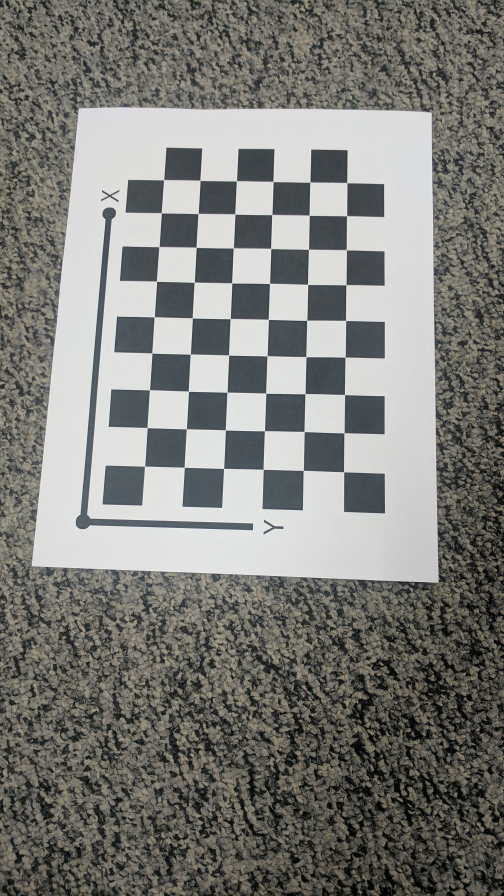
#> input picture Calibration_Imgs/IMG_20170209_042606.jpg, 1512 x 2688 px (shown at 1/3 size); its folder holds 4 pictures in this run
$ python Wrapper.py
#> lines starting #> are read from the running program, lines starting #| are printed output that depends on the picture
import os
import cv2
import numpy as np
import scipy

# [14 lines left out: function Homography_function, not called in this run]

def checkerboard_homography(images, M_pt, Output_folder_checkerboard):

    Homography_list = []
    Corners_list = []
    images_copy = np.copy(images)

    for idx, image in enumerate(images_copy):
        image_gray = cv2.cvtColor(image, cv2.COLOR_BGR2GRAY)
        ret, corners = cv2.findChessboardCorners(image_gray, (9, 6))

        if ret:
            corners = corners.reshape(-1, 2)
            # Homography = Homography_function(M_pt, corners)
            Homography, _ = cv2.findHomography(M_pt, corners, cv2.RANSAC, 5.0)
            Corners_list.append(corners)
            Homography_list.append(Homography)

            cv2.drawChessboardCorners(image, (9, 6), corners, ret)

            Output_folder_checkerboard_path = os.path.join(Output_folder_checkerboard, f"Checkerboard_{idx+1}.jpg")
            cv2.imwrite(Output_folder_checkerboard_path, image)

    return Homography_list, Corners_list

def v(i, j, H):

    v_ij = np.array([
        H[0][i] * H[0][j],
        H[0][i] * H[1][j] + H[1][i] * H[0][j],
        H[1][i] * H[1][j],
        H[2][i] * H[0][j] + H[0][i] * H[2][j],
        H[2][i] * H[1][j] + H[1][i] * H[2][j],
        H[2,][i] * H[2][j]
    ])

    return v_ij

def Intrinsic_Matrix(Homography):

    V = []

    for h in Homography:
        V.append(v(0, 1, h))
        V.append(v(0, 0, h) - v(1, 1, h))

    V = np.array(V)
    _, _, vt = np.linalg.svd(V)

    b = vt[-1][:]
    B11, B12, B22, B13, B23, B33 = b

    v0 = (B12 * B13 - B11 * B23) / (B11 * B22 - B12**2)
    lamda_ = B33 - ((B13**2) + v0 * (B12 * B13 - B11 * B23)) / B11
    alpha = np.sqrt(lamda_ / B11)
    beta = np.sqrt(lamda_ * B11 / (B11 * B22 - (B12**2)))
    gamma = -(B12 * (alpha**2) * beta / lamda_)
    u0 = (gamma * v0 / beta) - (B13 * (alpha**2) / lamda_)
    A = np.array([[alpha, gamma, u0],
                  [0    , beta , v0],
                  [0    , 0    , 1 ]])

    return A

def Rotation_Matrix(Intrinsic_A, Homography):

    R = []

    A_inv = np.linalg.inv(Intrinsic_A)

    for h in Homography:
        h1 = h[:, 0]
        h2 = h[:, 1]
        h3 = h[:, 2]

        lamda_ = 1/scipy.linalg.norm((A_inv @ h1), 2)
        r1 = lamda_ * (A_inv @ h1)
        r2 = lamda_ * (A_inv @ h2)
        # r3 = np.cross(r1, r2)
        t = lamda_ * (A_inv @ h3)
        R_plus_t = np.vstack((r1, r2, t)).T

        R.append(R_plus_t)

    return R

def loss(Intrinsic_A, Corners, M_pt, Rotation_R):

    alpha, gamma, beta, u0, v0, k1, k2 = Intrinsic_A

    intrinsic_matrix = np.array([[alpha, gamma, u0],
                                 [0    , beta , v0],
                                 [k1   , k2   , 1 ]])

    num_corners = len(Corners)
    final_errors = np.zeros(num_corners)

    for i in range(num_corners):
        corner = Corners[i]
        rotation_matrix = Rotation_R[i]

        homography = intrinsic_matrix @ rotation_matrix

        total_error = 0
        for j in range(len(M_pt)):
            world_pt = np.array([M_pt[j][0], M_pt[j][1], 1])

            Projected_Normalized_Img_Coordinates = rotation_matrix @ world_pt
            x, y = Projected_Normalized_Img_Coordinates[0] / Projected_Normalized_Img_Coordinates[2], Projected_Normalized_Img_Coordinates[1] / Projected_Normalized_Img_Coordinates[2]

            Projected_Pixel_Img_Coordinates = homography @ world_pt
            u, v = Projected_Pixel_Img_Coordinates[0] / Projected_Pixel_Img_Coordinates[2], Projected_Pixel_Img_Coordinates[1] / Projected_Pixel_Img_Coordinates[2]

            mij = np.array([corner[j][0], corner[j][1], 1], dtype=np.float32)

            u_cap = u + (u - u0) * (k1 * ((x**2) + (y**2)) + k2 * (((x**2) + (y**2))**2))
            v_cap = v + (v - v0) * (k1 * ((x**2) + (y**2)) + k2 * (((x**2) + (y**2))**2))
            mij_cap = np.array([u_cap, v_cap, 1], dtype=np.float32)

            error = scipy.linalg.norm((mij - mij_cap), 2)
            total_error += error

        final_errors[i] = total_error / len(M_pt)

    return final_errors

def Optimize(Intrinsic_A, Corners, M_pt, Rotation_R):

    alpha = Intrinsic_A[0, 0]
    gamma = Intrinsic_A[0, 1]
    u0 = Intrinsic_A[0, 2]
    beta = Intrinsic_A[1, 1]
    v0 = Intrinsic_A[1, 2]
    k1 = Intrinsic_A[2, 0]
    k2 = Intrinsic_A[2, 1]

    optimized = scipy.optimize.least_squares(fun=loss, x0 = [alpha, gamma, beta, u0, v0, k1, k2], method = 'lm', args=(Corners, M_pt, Rotation_R))

    [alpha_optimized, gamma_optimized, beta_optimized, u0_optimized, v0_optimized, k1_optimized, k2_optimized] = optimized.x

    A_optimized = np.array([[alpha_optimized, gamma_optimized, u0_optimized],
                            [0              , beta_optimized , v0_optimized],
                            [0              , 0              , 1           ]])

    return A_optimized, k1_optimized, k2_optimized

# [46 lines left out: function error, not called in this run]

def main():
    folder_path = "Calibration_Imgs"
    output_folder = "Results"
    output_folder_checkerboard = os.path.join(output_folder, "Checkerboard")
    output_folder_final = os.path.join(output_folder, "Final")

    os.makedirs(output_folder, exist_ok=True)
    os.makedirs(output_folder_checkerboard, exist_ok=True)
    os.makedirs(output_folder_final, exist_ok=True)

    image_files = [f for f in os.listdir(folder_path) if f.lower().endswith(('.png', '.jpg', '.jpeg'))]
    images = [cv2.imread(os.path.join(folder_path, f)) for f in image_files]
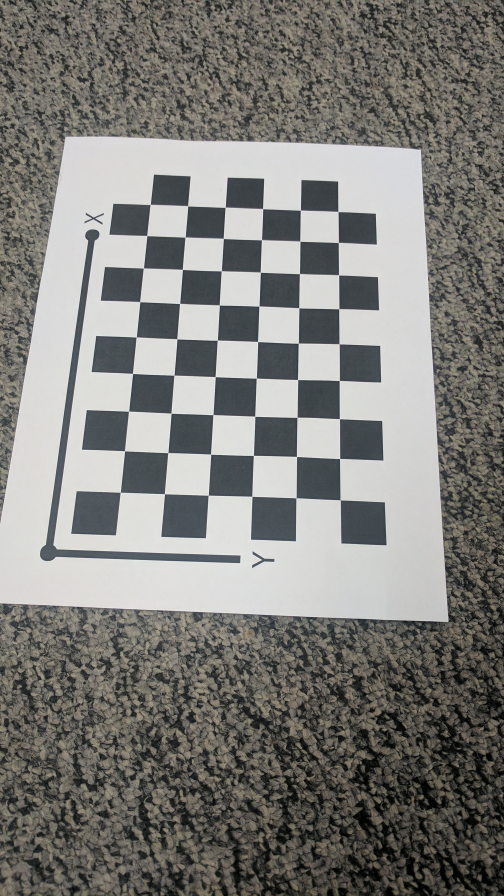
#> input picture Calibration_Imgs/IMG_20170209_042608.jpg, 1512 x 2688 px (shown at 1/3 size)
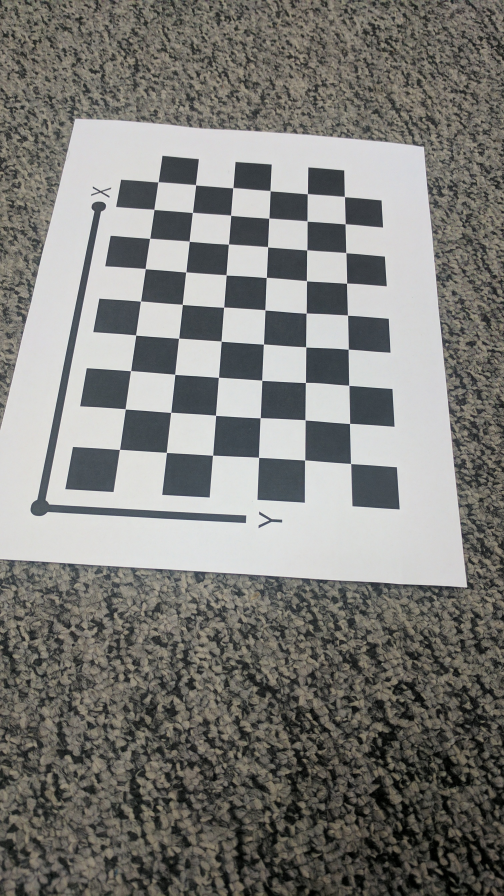
#> input picture Calibration_Imgs/IMG_20170209_042610.jpg, 1512 x 2688 px (shown at 1/3 size)
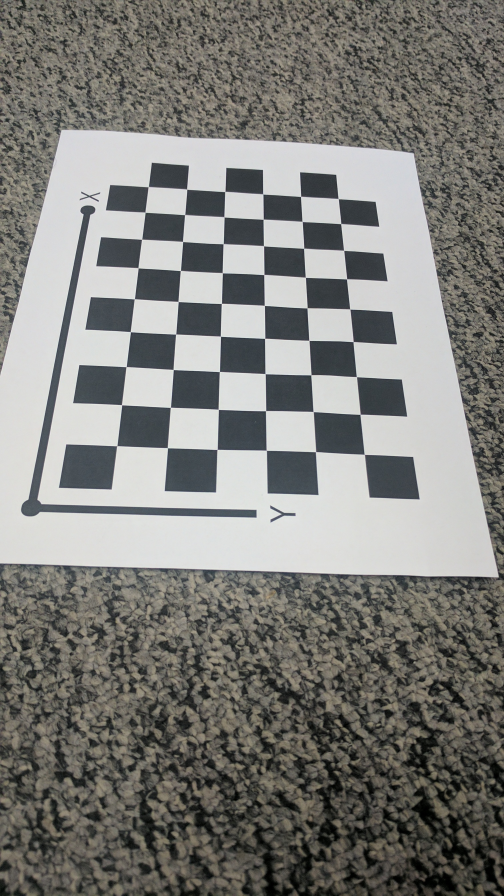
#> input picture Calibration_Imgs/IMG_20170209_042612.jpg, 1512 x 2688 px (shown at 1/3 size)

    size = 21.5

    M_x, M_y = np.meshgrid(range(9), range(6))
    M_pt = np.hstack((M_x.reshape(-1, 1), M_y.reshape(-1, 1))).astype(np.float32) * size

    Homography, Corners = checkerboard_homography(images, M_pt, output_folder_checkerboard)
#> the loop in checkerboard_homography, `for idx, image in enumerate(images_copy):` made 4 passes
#> pass 1, in checkerboard_homography, `cv2.imwrite(Output_folder_checkerboard_path, image)`:
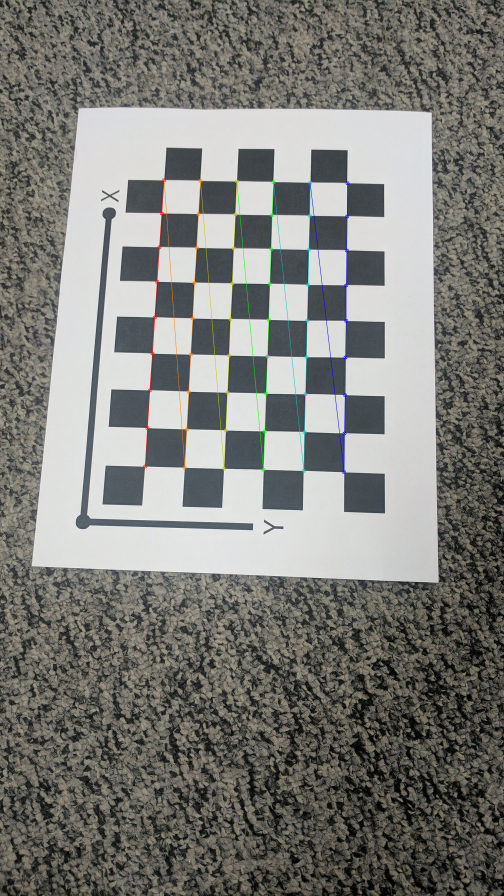
#> saved as Checkerboard_1.jpg: shape (2688, 1512, 3) (shown at 1/3 size); mean B, G, R 120.9, 125.1, 125.1
#> pass 2, in checkerboard_homography, `cv2.imwrite(Output_folder_checkerboard_path, image)`:
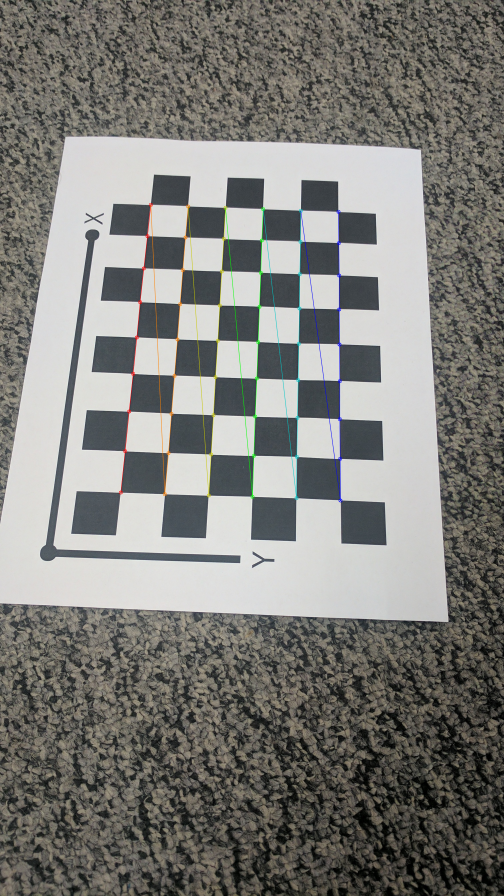
#> saved as Checkerboard_2.jpg: shape (2688, 1512, 3) (shown at 1/3 size); mean B, G, R 121.4, 125.6, 126.1
#> after the loop in checkerboard_homography, `for idx, image in enumerate(images_copy):`: Corners_list = 4 point arrays, longest 54 points; Homography_list = 4 items
#> Homography = 4 items; Corners = 4 point arrays, longest 54 points

    Intrinsic_A = Intrinsic_Matrix(Homography)
#> the loop in Intrinsic_Matrix, `for h in Homography:` made 4 passes
#> after the loop in Intrinsic_Matrix, `for h in Homography:`: V = 8 items
#> in Intrinsic_Matrix, `V = np.array(V)`: V = [[3.17, -25.75, -0.098, 0.0027, 0.000464, -4.84e-08], [-29.46, -5.72, 22.28, 0.00163, -0.00476, 2.45e-07], [5.87, -26.85, -0.965, 0.00599, 0.000195, 4.03e-09], [-36.66, -11.13, 19.43, 0.00182, -0.00863, 9.55e-07], [8.85, -24.93, -2.22, 0.00943, 0.000294, 1.82e-07], [-41.69, -17.98, 14.86, 0.00205, -0.0111, 1.95e-06], [9.59, -24.4, -1.93, 0.013, 0.000178, 4.01e-07], [-49.44, -17.27, 12.03, 0.00151, -0.0127, 3.09e-06]]
#> in Intrinsic_Matrix, `_, _, vt = np.linalg.svd(V)`: vt = [[-0.876, -0.319, 0.361, 3.94e-05, -0.000211, 3.71e-08], [-0.306, 0.947, 0.096, -0.000288, -1.62e-05, -5.75e-09], [0.373, 0.0263, 0.928, 0.000182, 0.000246, -1.23e-07], [-7.06e-05, 0.000287, -0.000127, 0.985, -0.174, 7.8e-05], [-0.000298, -8.8e-06, -0.000175, 0.174, 0.985, 0.000209], [-1.44e-07, -3.63e-11, -1.48e-07, 0.000113, 0.000192, -1]]
#> in Intrinsic_Matrix, `b = vt[-1][:]`: b = [-1.44e-07, -3.63e-11, -1.48e-07, 0.000113, 0.000192, -1]
#> in Intrinsic_Matrix, `B11, B12, B22, B13, B23, B33 = b`: B11 = -1.44e-07; B12 = -3.63e-11; B22 = -1.48e-07; B13 = 0.000113; B23 = 0.000192; B33 = -1
#> in Intrinsic_Matrix, `v0 = (B12 * B13 - B11 * B23) / (B11 * B22 - B12**2)`: v0 = 1299.4
#> in Intrinsic_Matrix, `lamda_ = B33 - ((B13**2) + v0 * (B12 * B13 - B11 * B23)) / B11`: lamda_ = -0.662
#> in Intrinsic_Matrix, `alpha = np.sqrt(lamda_ / B11)`: alpha = 2142.1
#> in Intrinsic_Matrix, `beta = np.sqrt(lamda_ * B11 / (B11 * B22 - (B12**2)))`: beta = 2118.3
#> in Intrinsic_Matrix, `gamma = -(B12 * (alpha**2) * beta / lamda_)`: gamma = -0.533
#> in Intrinsic_Matrix, `u0 = (gamma * v0 / beta) - (B13 * (alpha**2) / lamda_)`: u0 = 783.4
#> in Intrinsic_Matrix, `A = np.array([[alpha, gamma, u0], [0    , beta , v0], [0    , 0    , 1..`: A = [[2142.1, -0.533, 783.4], [0, 2118.3, 1299.4], [0, 0, 1]]
#> Intrinsic_A has the same summary as A in Intrinsic_Matrix

    Rotation_R = Rotation_Matrix(Intrinsic_A, Homography)
#> in Rotation_Matrix, `A_inv = np.linalg.inv(Intrinsic_A)`: A_inv = [[0.000467, 1.17e-07, -0.366], [0, 0.000472, -0.613], [0, 0, 1]]
#> the loop in Rotation_Matrix, `for h in Homography:` made 4 passes
#> (h1, h2, h3, lamda_, r1, r2, t) on passes 1 to 4: ([0.581, -4.72, 0.000504], [5.46, 0.0208, -9.6e-05], [434.2, 1399.3, 1], 386.3, [0.0334, -0.98, 0.195], [0.998, 0.0265, -0.0371], [-62.98, 18.21, 386.3]), ([0.958, -4.41, 0.000977], [6.13, 0.219, 4.13e-06], [362, 1477.1, 1], 350, [0.0312, -0.939, 0.342], [1, 0.0352, 0.00144], [-68.86, 29.35, 350]), ([1.34, -3.9, 0.0014], [6.59, 0.57, 0.00013], [358.1, 1349.2, 1], 328.4, [0.0371, -0.887, 0.461], [0.996, 0.0623, 0.0427], [-65.21, 7.72, 328.4]), ([1.34, -3.51, 0.00177], [7.16, 0.549, 0.000226], [350, 1337, 1], 306.1, [-0.00709, -0.84, 0.542], [0.997, 0.0368, 0.0693], [-61.93, 5.43, 306.1])
#> after the loop in Rotation_Matrix, `for h in Homography:`: R = 4 items
#> Rotation_R = 4 items

    A_optimized, k1_optimized, k2_optimized = Optimize(Intrinsic_A, Corners, M_pt, Rotation_R)
#> in Optimize, `alpha = Intrinsic_A[0, 0]`: alpha = 2142.1
#> in Optimize, `gamma = Intrinsic_A[0, 1]`: gamma = -0.533
#> in Optimize, `u0 = Intrinsic_A[0, 2]`: u0 = 783.4
#> in Optimize, `beta = Intrinsic_A[1, 1]`: beta = 2118.3
#> in Optimize, `v0 = Intrinsic_A[1, 2]`: v0 = 1299.4
#> in Optimize, `k1 = Intrinsic_A[2, 0]`: k1 = 0

    print(f"k1 Optimized: ", k1_optimized)
    print(f"k2 Optimized: ", k2_optimized)

    Rotation_R_optimized = Rotation_Matrix(A_optimized, Homography)

    Distortion = np.array([0, 0]).reshape(2, 1)
    reprojected_error_avg, reprojected_error_list, reprojected_pts = error(Intrinsic_A, Distortion, Rotation_R, Corners, M_pt)
    print("Error before Optimization: ")
    print(reprojected_error_list)
    print(f"Average Error before optimization : ", reprojected_error_avg)

    Distortion = np.array([k1_optimized, k2_optimized]).reshape(2, 1)
    reprojected_error_avg, reprojected_error_list, reprojected_pts = error(A_optimized, Distortion, Rotation_R_optimized, Corners, M_pt)
    print("Error after Optimization: ")
    print(reprojected_error_list)
    print(f"Average Error after optimization : ", reprojected_error_avg)

    A_matrix = np.array(A_optimized, np.float32).reshape(3,3)
    print("Intrinsic Matrix A Optimized: ")
    print(A_matrix)

    distortion = np.array([Distortion[0][0],Distortion[1][0], 0, 0], np.float32)
    print(f"Distortion: ", distortion)


    for idx, image_points in enumerate(reprojected_pts):
        image = cv2.undistort(images[idx], A_matrix, distortion)
        for point in image_points:
            image = cv2.circle(image, (point[0], point[1]), 5, (0, 0, 255), 10)

        Output_folder_final_path = os.path.join(output_folder_final, f"Final_{idx+1}.jpg")
        cv2.imwrite(Output_folder_final_path, image)

if __name__ == "__main__":
#> (the run stopped early here; a loop or call above may not have finished)
